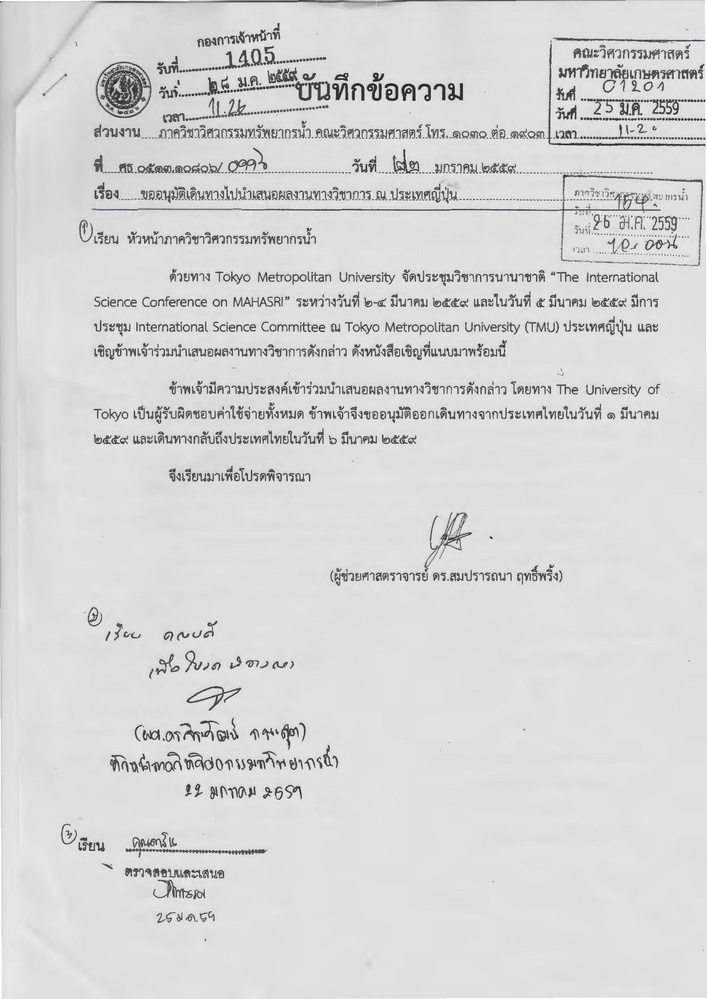
#> input picture old_ver/6.jpg, 707 x 999 px, shrunk from 1654 x 2338 before the run
$ python P.PY
#> lines starting #> are read from the running program, lines starting #| are printed output that depends on the picture; after the words box and inside, x2 and y2 are one past the last pixel; in counts of white or black regions, pixels touching at a corner belong together
# Import required packages
import cv2
#import pytesseract

'''# Mention the installed location of Tesseract-OCR in your system
pytesseract.pytesseract.tesseract_cmd = 'System_path_to_tesseract.exe'''

# Read image from which text needs to be extracted
img = cv2.imread("6.jpg")
#> img is the input picture: shape (999, 707, 3); mean B, G, R 214.4, 214.4, 214.4

# Preprocessing the image starts

# Convert the image to gray scale
gray = cv2.cvtColor(img, cv2.COLOR_BGR2GRAY)

# Performing OTSU threshold
ret, thresh1 = cv2.threshold(gray, 0, 255, cv2.THRESH_OTSU | cv2.THRESH_BINARY_INV)
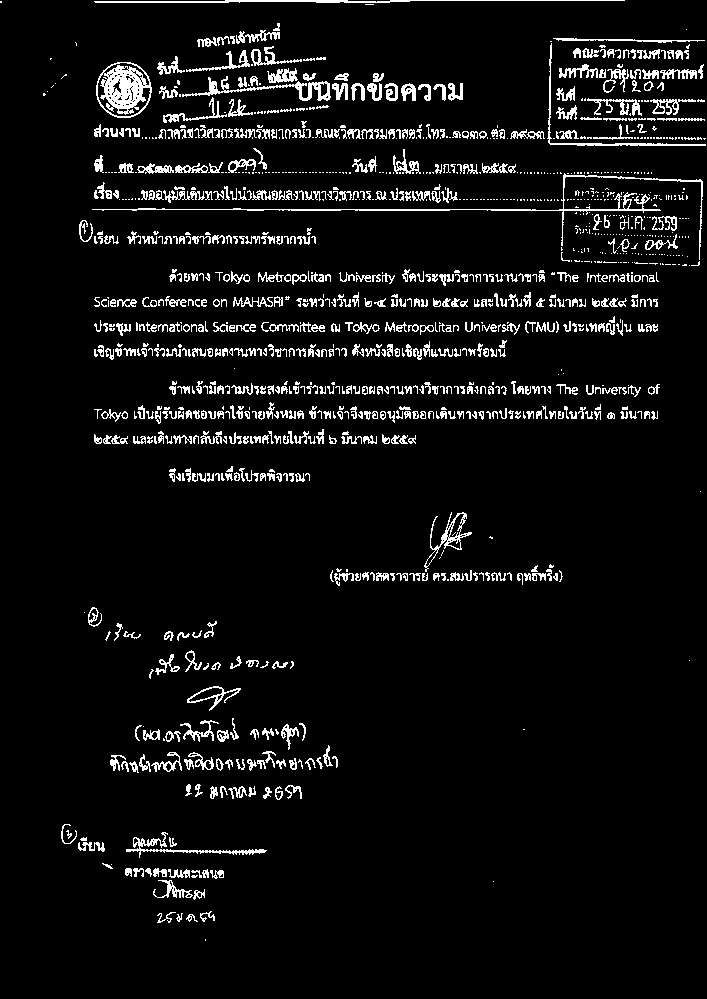
#> thresh1: shape (999, 707); 6.1% white in thin lines or dots
#> ret = 163

# Specify structure shape and kernel size.
# Kernel size increases or decreases the area
# of the rectangle to be detected.
# A smaller value like (10, 10) will detect
# each word instead of a sentence.
rect_kernel = cv2.getStructuringElement(cv2.MORPH_RECT, (30, 30))

# Appplying dilation on the threshold image
dilation = cv2.dilate(thresh1, rect_kernel, iterations = 1)
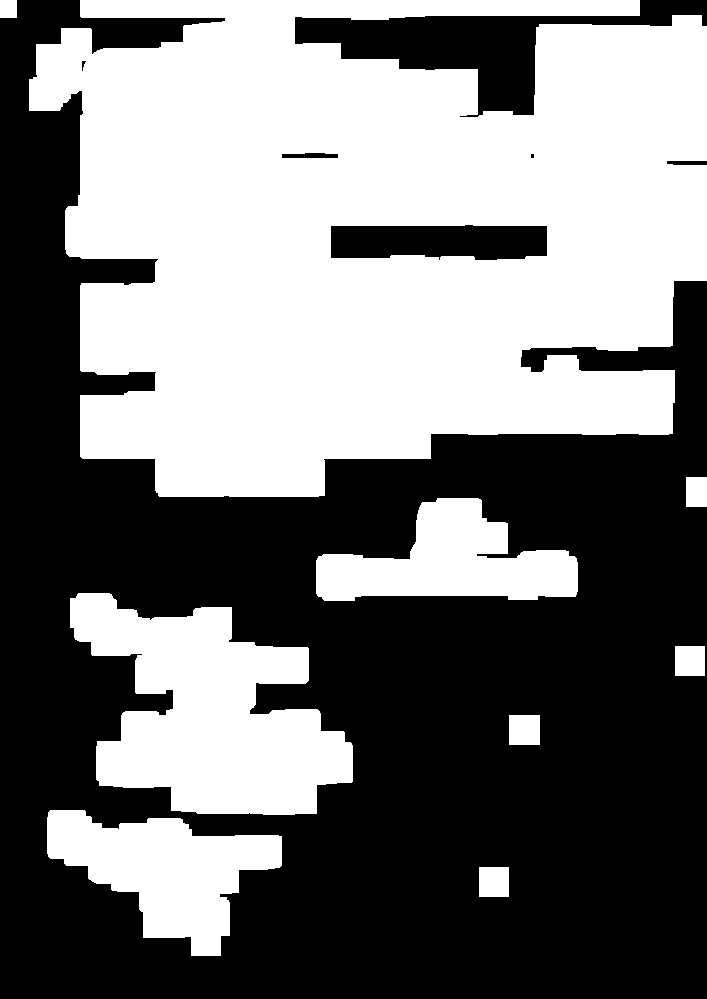
#> dilation: shape (999, 707); 46.6% white; 9 white regions

# Finding contours
contours, hierarchy = cv2.findContours(dilation, cv2.RETR_EXTERNAL,
												cv2.CHAIN_APPROX_NONE)
#> contours = 9 contours; largest, box (x1, y1, x2, y2) and area: (29, 0, 707, 497) 259324, (70, 593, 353, 815) 36978, (47, 810, 282, 956) 17503, (316, 498, 578, 601) 15162, (509, 715, 540, 745) 870

# Creating a copy of image
im2 = img.copy()

''' #A text file is created and flushed
file = open("recognized.txt", "w+")
file.write("")
file.close()'''

# Looping through the identified contours
# Then rectangular part is cropped and passed on
# to pytesseract for extracting text from it
# Extracted text is then written into the text file
for cnt in contours:
	x, y, w, h = cv2.boundingRect(cnt)

	# Drawing a rectangle on copied image
	rect = cv2.rectangle(im2, (x, y), (x + w, y + h), (0, 255, 0), 2)

	# Cropping the text block for giving input to OCR
	cropped = im2[y:y + h, x:x + w]


	'''# Open the file in append mode
	file = open("recognized.txt", "a")'''

	'''# Apply OCR on the cropped image
	text = pytesseract.image_to_string(cropped)'''

	'''# Appending the text into file
	file.write(text)
	file.write("\n")'''

	'''# Close the file
	file.close'''
#> this loop made 9 passes
#> pass 1, `cropped = im2[y:y + h, x:x + w]`:
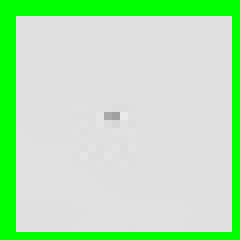
#> cropped: shape (30, 30, 3) (shown 8 times larger); mean B, G, R 181.4, 229.9, 181.4
#> pass 2, `rect = cv2.rectangle(im2, (x, y), (x + w, y + h), (0, 255, 0), 2)`:
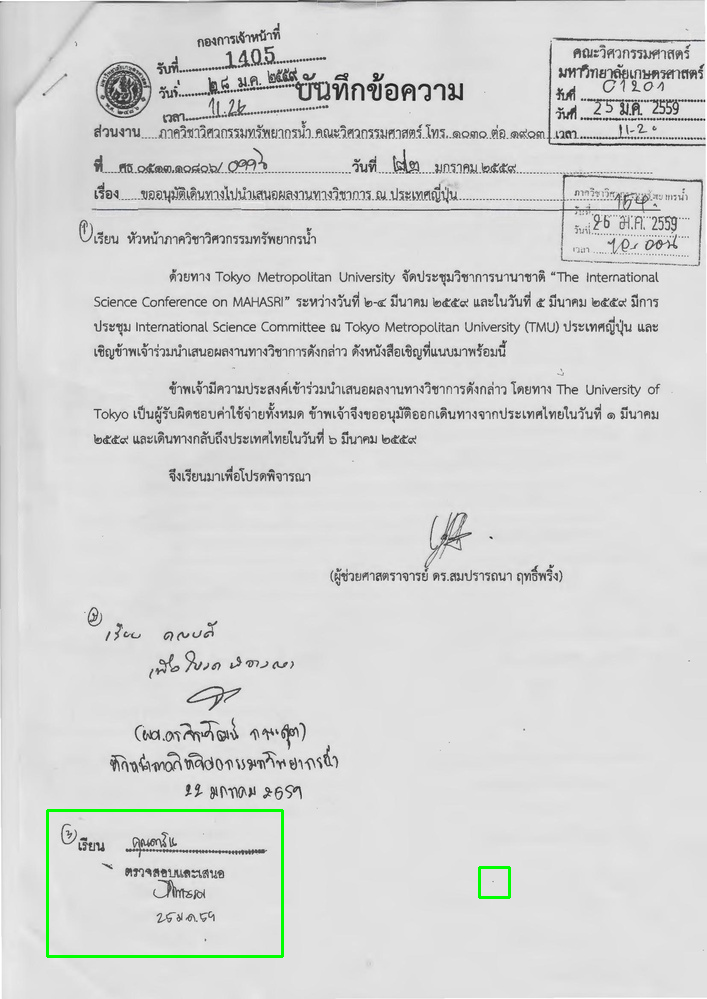
#> rect: shape (999, 707, 3); mean B, G, R 213.6, 214.6, 213.6
#> pass 2, `cropped = im2[y:y + h, x:x + w]`:
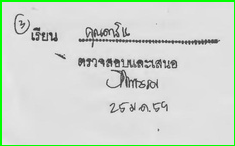
#> cropped: shape (146, 235, 3); mean B, G, R 208.9, 217.3, 208.9
#> after the loop:
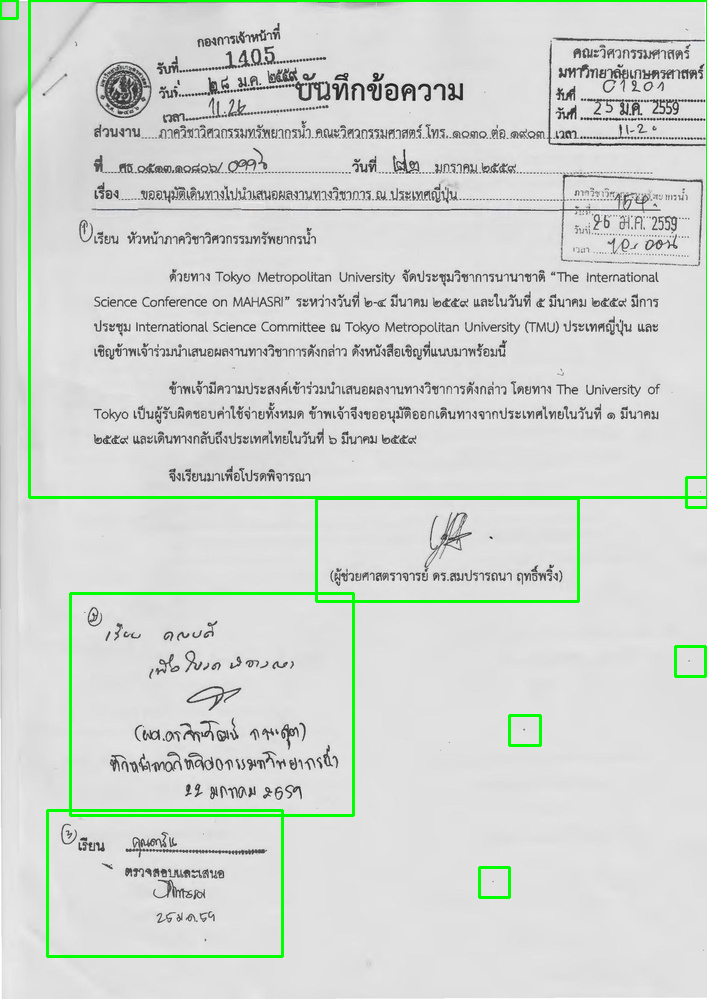
#> im2: shape (999, 707, 3); 1.95% of pixels changed, all inside (x1, y1, x2, y2) = (0, 0, 707, 958)
cv2.imwrite("copy.jpg", im2)

$ run again, with old_ver/1.jpg copied over old_ver/6.jpg
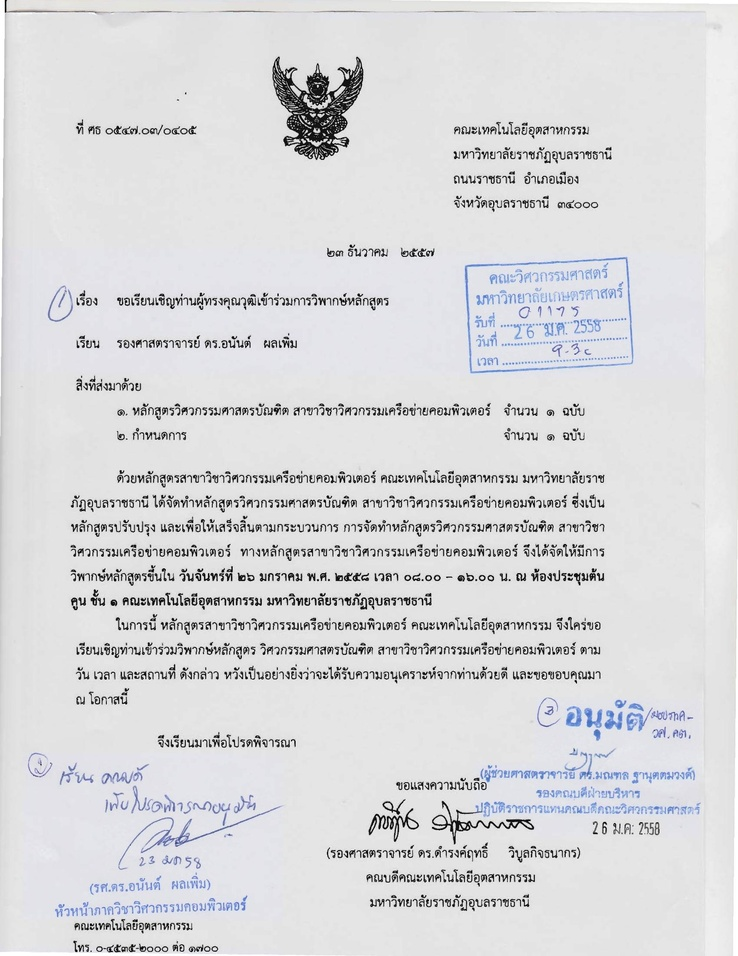
#> input picture old_ver/1.jpg, 738 x 956 px, shrunk from 1700 x 2200 before the run
#> img is the input picture: shape (956, 738, 3); mean B, G, R 219.3, 217.2, 216.7
#> `ret, thresh1 = cv2.threshold(gray, 0, 255, cv2.THRESH_OTSU | cv2.THRES..`:
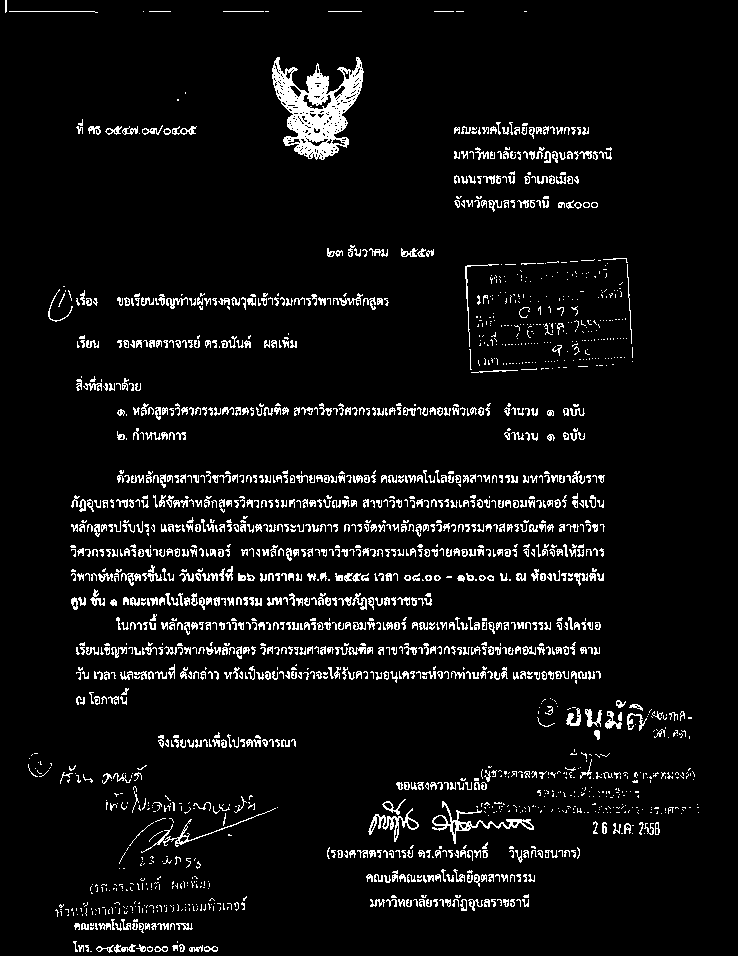
#> thresh1: shape (956, 738); 6% white in thin lines or dots
#> ret = 155
#> dilation: shape (956, 738); 52.5% white; 6 black regions (1 under 20 px)
#> contours = 14 contours; largest, box (x1, y1, x2, y2) and area: (56, 456, 714, 926) 189040, (34, 272, 600, 456) 53595, (14, 718, 311, 956) 42245, (451, 244, 648, 388) 26070, (440, 108, 627, 227) 19374
#> the loop `for cnt in contours:` made 14 passes
#> (x, y, w, h) on passes 1 to 8: (14, 718, 297, 238), (56, 456, 658, 470), (34, 272, 566, 184), (451, 244, 197, 144), (313, 231, 136, 41), (440, 108, 187, 119), (62, 78, 150, 72), (258, 43, 121, 132)
#> after the loop `for cnt in contours:`:
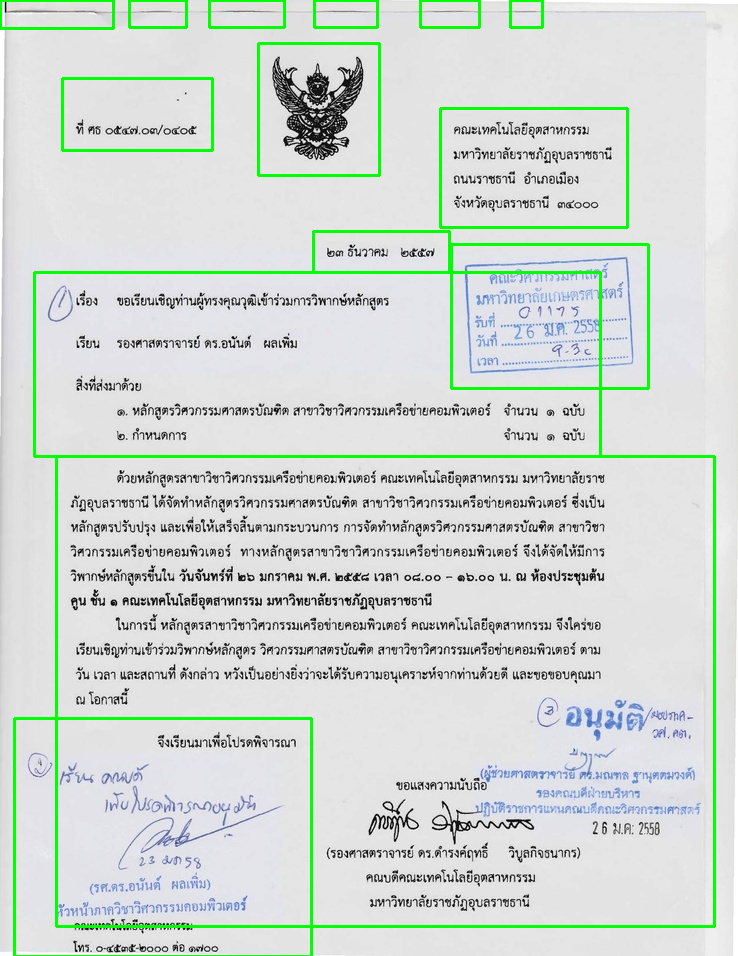
#> im2: shape (956, 738, 3); 3.18% of pixels changed, all inside (x1, y1, x2, y2) = (0, 0, 716, 956)

$ run again, with old_ver/10.jpg copied over old_ver/6.jpg
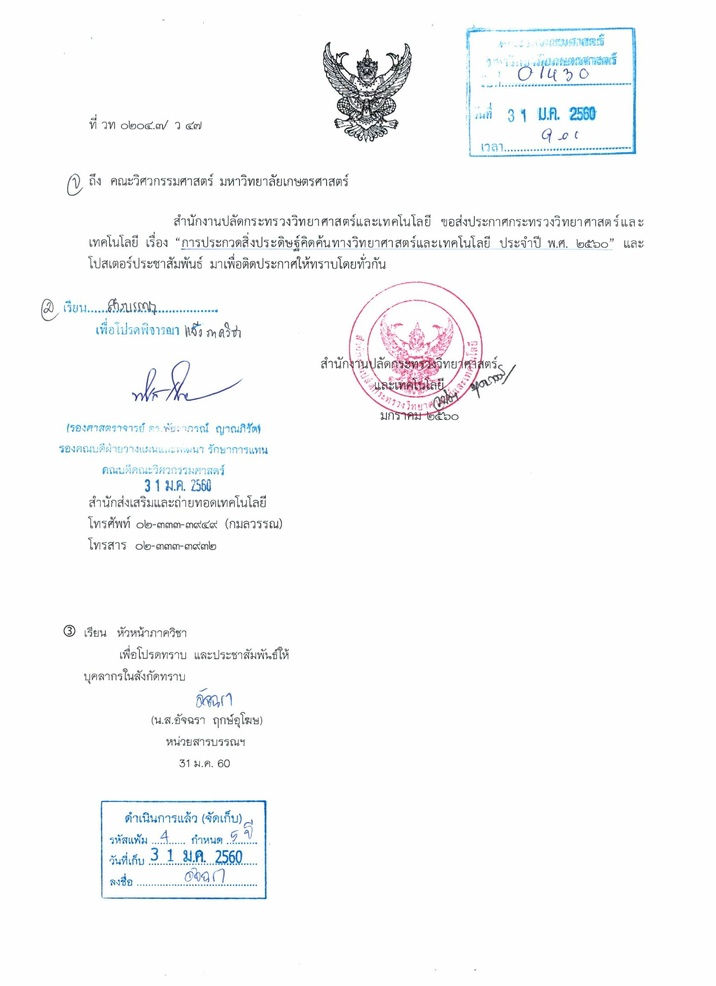
#> input picture old_ver/10.jpg, 716 x 986 px, shrunk from 1676 x 2310 before the run
#> img is the input picture: shape (986, 716, 3); mean B, G, R 249.5, 248.9, 248.3
#> `ret, thresh1 = cv2.threshold(gray, 0, 255, cv2.THRESH_OTSU | cv2.THRES..`:
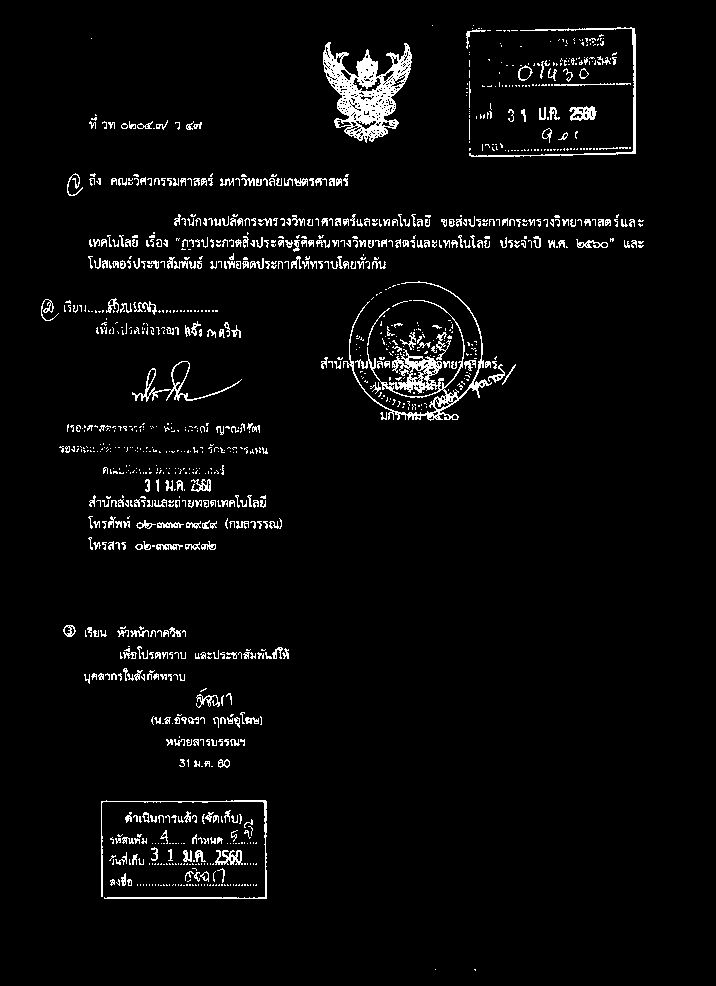
#> thresh1: shape (986, 716); 3.8% white in thin lines or dots, all inside (x1, y1, x2, y2) = (41, 25, 644, 971)
#> ret = 197
#> dilation: shape (986, 716); 33.4% white; 9 white regions
#> contours = 9 contours; largest, box (x1, y1, x2, y2) and area: (27, 159, 659, 565) 129898, (452, 11, 651, 172) 30722, (49, 611, 304, 783) 25744, (87, 786, 282, 914) 24538, (309, 11, 448, 158) 13408
#> the loop `for cnt in contours:` made 9 passes
#> (x, y, w, h) on passes 1 to 8: (460, 955, 31, 31), (421, 955, 30, 30), (87, 786, 195, 128), (49, 611, 255, 172), (27, 159, 632, 406), (75, 100, 142, 45), (77, 24, 30, 30), (452, 11, 199, 161)
#> after the loop `for cnt in contours:`:
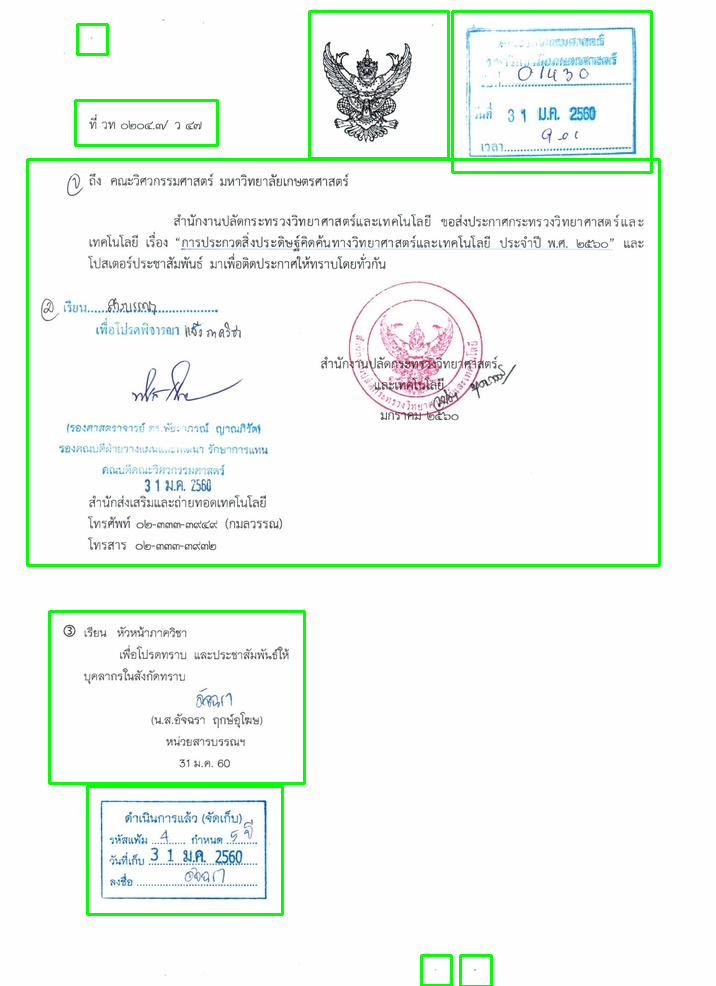
#> im2: shape (986, 716, 3); 2.32% of pixels changed, all inside (x1, y1, x2, y2) = (26, 10, 661, 986)
